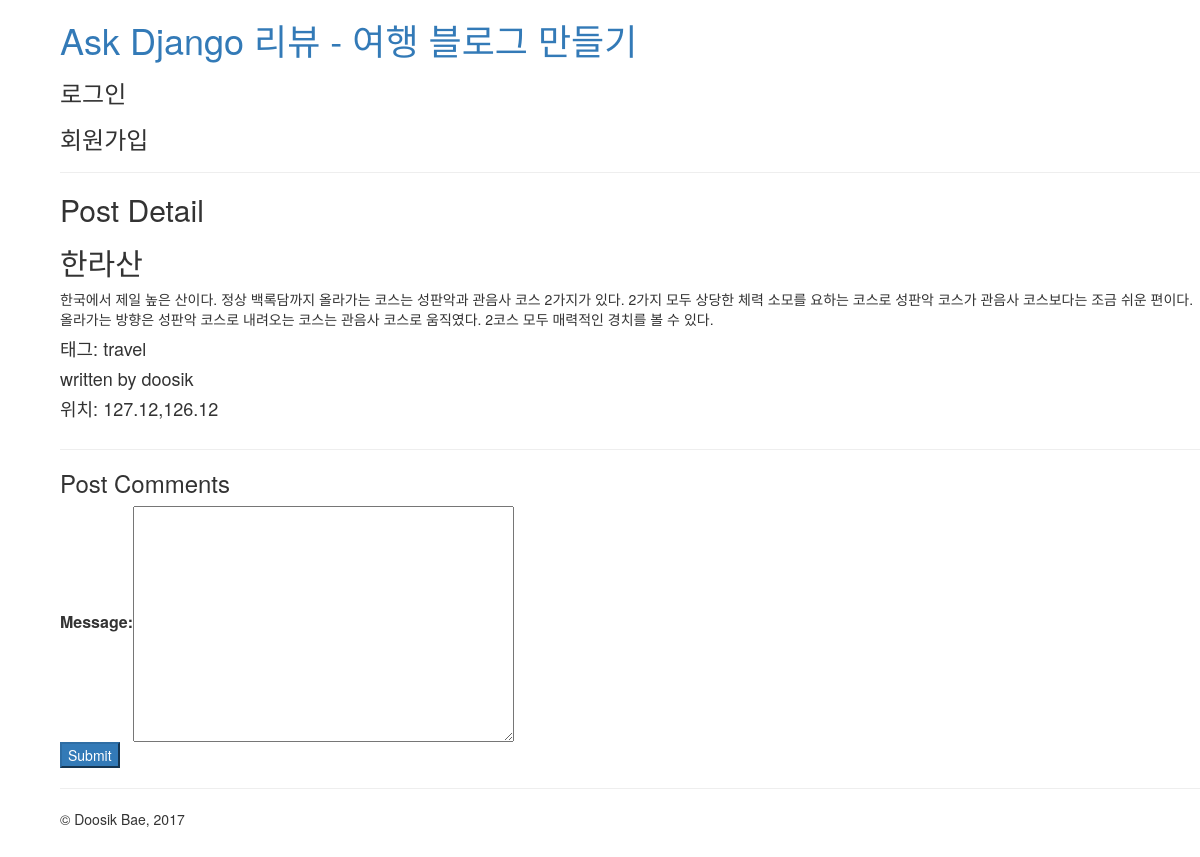
The app's page /post/detail/2/ with its own data.
### blog/models.py (models this page shows, shortened)
class TimeStamp(models.Model):
    created_at = models.DateTimeField(auto_now_add=True)
    updated_at = models.DateTimeField(auto_now=True)
    class Meta:
        abstract = True #추상적인거 ...다른 모델에 공통적으로 쓰려고 만든거.

class Post(TimeStamp):
    author = models.CharField(max_length=40)
    title = models.CharField(max_length=100, verbose_name='제목')
    photo_thumbnail = ProcessedImageField(verbose_name='photo',
        upload_to='blog/post/%Y/%m/%d', processors=[Thumbnail(500,500 )],  # 처리할 작업목록
        format='JPEG',
        options={'quality': 60},
        blank=True)
    content = models.TextField(help_text='Markdown 문법을 적용해 주세요')
    tags = models.CharField(max_length=50,choices=(
        ('travel','travel'),
        ('sports','sports'),
        ('tech','tech'),
        ('coding','coding'),
    ),blank=True)
    lnglat = models.CharField(max_length=100,validators=[lnglat_validator],
                              help_text='경도,위도 포맷으로 입력해주세요.')

### blog/views.py (the view)
# urls.py: url(r'^post/detail/(?P<id>\d+)/$',views.post_detail,name='post_detail'),
def post_detail(request,id):
    post = Post.objects.prefetch_related('comment_set').filter(id=id).first()
    if request.method == "POST":
        form = CommentModelForm(request.POST)
        if form.is_valid():
            comment = form.save(commit=False)
            comment.post = post
            comment.author =request.user
            comment.save()
            return redirect(post)
    else:
        form = CommentModelForm()
    return render(request,'blog/post_detail.html',{
        'post':post,
        'form':form
    })

### blog/forms.py
class CommentModelForm(forms.ModelForm):
    class Meta:
        model = Comment
        fields = ['message']

### blog/templates/blog/post_detail.html (shortened to what this page needs)
{% extends 'layout.html' %}
{% block contents %}
    <hr xmlns="http://www.w3.org/1999/html"/>
    <H2>Post Detail</H2>
    <table class="table-bordered">
        <h2> {{ post.title }}</h2>
        <p>{{ post.content |linebreaks }}</p>
        <h4>태그: {{ post.tags }}</h4>
        <h4>written by {{ post.author }}</h4>
        <h4>위치: {{ post.lnglat }}</h4>
    </table>
    <hr/>
    <h3>Post Comments</h3>
    <form action="" method="POST" class="table-responsive">
        <table>
            {{ form.as_table }}
        </table>
    <input type="submit" class="btn-primary">
    </form>
{% endblock %}

### review/templates/layout.html (style rules this page uses)
html { position: relative; min-height: 100%; }
body { margin-bottom: 60px;margin-left: 60px; }

### records on screen
Post: title "한라산", content "한국에서 제일 높은 산이다. 정상 백록담까지 올라가는 코스는 성판악과 관음사 코스 2가지가 있다. 2가지 모두 상당한 체력 소모를 요하는 코스로 성판악 코스가 관음사 코스보다는 조금 쉬운 편이다. 올라가는 방향은 성판악 코스로 내려오는 코스는 관음사 코스로 움직였다. 2코스 모두 매력적인 경치를 볼 수 있다.", tags "travel", author "doosik", lnglat "127.12,126.12"
